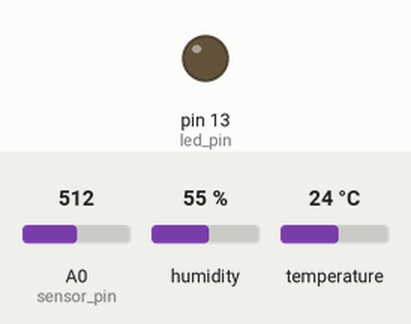
Simulated run of this sketch. Board: Arduino Uno, built with avr-gcc and run on an emulated ATmega328P. Shown: output pins drawn as LEDs (lit = HIGH). The test bench sets the inputs (shaded band); at power-on: A0 (sensor_pin) = 512, humidity 55 %, temperature 24 °C. What the sketch prints to the serial monitor is not drawn.

Above: at 1.2 s.
1.3 s: A0 (sensor_pin) set to 521
At 3.4 s:
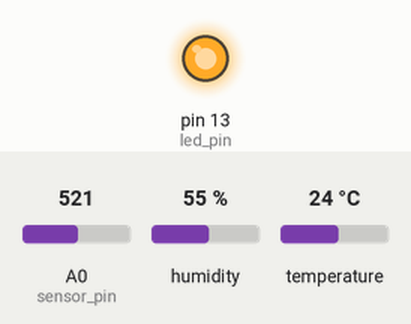
4.3 s: A0 (sensor_pin) set to 511
At 5.0 s:
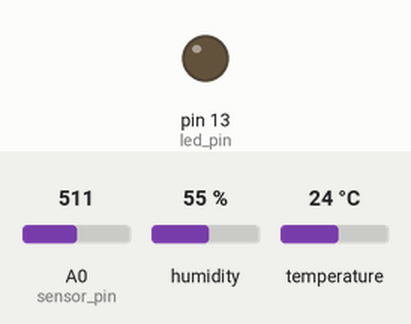
5.8 s: A0 (sensor_pin) set to 535
At 7.1 s:
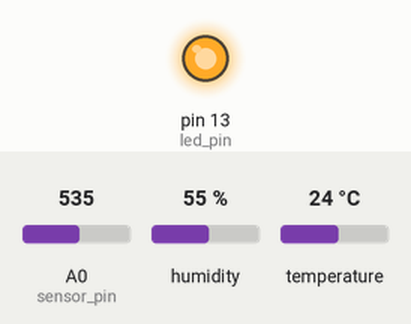
Timing chart, 0 to 8.8 s (numbered marks = the images above; inputs shaded):
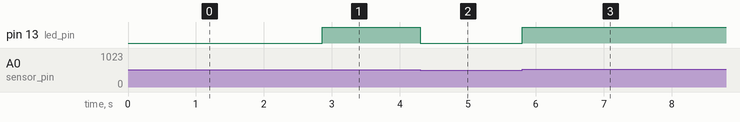

Measured:
- the behaviour switches between 512 and 513 on A0 (sensor_pin) (found by bisection; images 0 and 1)
- after the input at 1.3 s, pin 13 (led_pin): LOW → HIGH after 1.6 s
- after the input at 4.3 s, pin 13 (led_pin): HIGH → LOW at once
- after the input at 5.8 s, pin 13 (led_pin): LOW → HIGH at once

The sketch:

new.ino
```cpp
#include <Adafruit_Sensor.h>
#include <DHT.h>
#include <DHT_U.h>
#include "DHT.h"


#define DHTPIN 2
#define DHTTYPE DHT11   // DHT 11
DHT dht(DHTPIN, DHTTYPE);

//heart
int sensor_pin = 0;

int led_pin = 13;

volatile int heart_rate;

volatile int analog_data;

volatile int time_between_beats = 600;

volatile boolean pulse_signal = false;

volatile int beat[10];         //heartbeat values will be sotred in this array

volatile int peak_value = 512;

volatile int trough_value = 512;

volatile int thresh = 525;

volatile int amplitude = 100;

volatile boolean first_heartpulse = true;

volatile boolean second_heartpulse = false;

volatile unsigned long samplecounter = 0;   //This counter will tell us the pulse timing

volatile unsigned long lastBeatTime = 0;


void setup() {

  Serial.begin(115200);
  pinMode(led_pin,OUTPUT);

  interruptSetup();
  Serial.println("DHTxx test!");

  dht.begin();
}

void loop() {
   float h = dht.readHumidity();

  float t = dht.readTemperature();

  float f = dht.readTemperature(true);


  if (isnan(h) || isnan(t) || isnan(f)) {
    Serial.println("Failed to read from DHT sensor!");
    return;
  }


  float hif = dht.computeHeatIndex(f, h);

  float hic = dht.computeHeatIndex(t, h, false);

  Serial.print("Humidity: ");
  Serial.print(h);
  Serial.print(" %\t");
  Serial.print("Temperature: ");
  Serial.print(t);
  Serial.print(" *C ");
  Serial.print(f);
  Serial.print(" *F\t");
  Serial.print("Heat index: ");
  Serial.print(hic);
  Serial.print(" *C ");
  Serial.print(hif);
  Serial.println(" *F");

  Serial.print("BPM: ");

      Serial.println(heart_rate);

      delay(200); //  take a break

}

void interruptSetup()

{

  TCCR2A = 0x02;  // This will disable the PWM on pin 3 and 11

  OCR2A = 0X7C;   // This will set the top of count to 124 for the 500Hz sample rate

  TCCR2B = 0x06;  // DON'T FORCE COMPARE, 256 PRESCALER

  TIMSK2 = 0x02;  // This will enable interrupt on match between OCR2A and Timer

  sei();          // This will make sure that the global interrupts are enable

}


ISR(TIMER2_COMPA_vect)

{

  cli();

  analog_data = analogRead(sensor_pin);

  samplecounter += 2;

  int N = samplecounter - lastBeatTime;


  if(analog_data < thresh && N > (time_between_beats/5)*3)

    {

      if (analog_data < trough_value)

      {

        trough_value = analog_data;

      }

    }


  if(analog_data > thresh && analog_data > peak_value)

    {

      peak_value = analog_data;

    }


   if (N > 250)

  {

    if ( (analog_data > thresh) && (pulse_signal == false) && (N > (time_between_beats/5)*3) )

      {

        pulse_signal = true;

        digitalWrite(led_pin,HIGH);

        time_between_beats = samplecounter - lastBeatTime;

        lastBeatTime = samplecounter;


       if(second_heartpulse)

        {

          second_heartpulse = false;

          for(int i=0; i<=9; i++)

          {

            beat[i] = time_between_beats; //Filling the array with the heart beat values

          }

        }


        if(first_heartpulse)

        {

          first_heartpulse = false;

          second_heartpulse = true;

          sei();

          return;

        }


      word runningTotal = 0;


      for(int i=0; i<=8; i++)

        {

          beat[i] = beat[i+1];

          runningTotal += beat[i];

        }


      beat[9] = time_between_beats;

      runningTotal += beat[9];

      runningTotal /= 10;

      heart_rate = 60000/runningTotal;

    }

  }


  if (analog_data < thresh && pulse_signal == true)

    {

      digitalWrite(led_pin,LOW);

      pulse_signal = false;

      amplitude = peak_value - trough_value;

      thresh = amplitude/2 + trough_value;

      peak_value = thresh;

      trough_value = thresh;

    }


  if (N > 2500)

    {

      thresh = 512;

      peak_value = 512;

      trough_value = 512;

      lastBeatTime = samplecounter;

      first_heartpulse = true;

      second_heartpulse = false;

    }


  sei();

}
```
